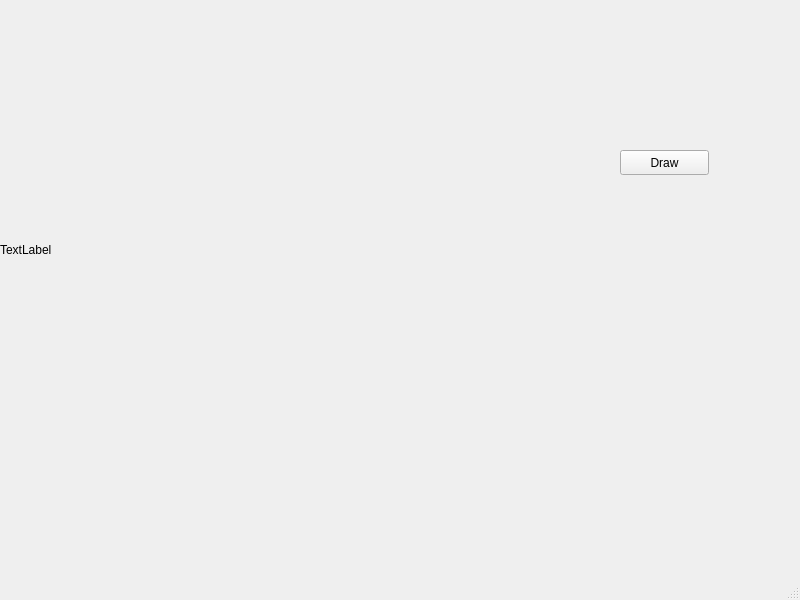
<?xml version="1.0" encoding="UTF-8"?>
<ui version="4.0">
 <class>MainWindow</class>
 <widget class="QMainWindow" name="MainWindow">
  <property name="geometry">
   <rect>
    <x>0</x>
    <y>0</y>
    <width>800</width>
    <height>600</height>
   </rect>
  </property>
  <property name="windowTitle">
   <string>MainWindow</string>
  </property>
  <widget class="QWidget" name="centralwidget">
   <widget class="QLabel" name="label">
    <property name="geometry">
     <rect>
      <x>0</x>
      <y>0</y>
      <width>500</width>
      <height>500</height>
     </rect>
    </property>
    <property name="text">
     <string>TextLabel</string>
    </property>
   </widget>
   <widget class="QPushButton" name="pushButton">
    <property name="geometry">
     <rect>
      <x>620</x>
      <y>150</y>
      <width>89</width>
      <height>25</height>
     </rect>
    </property>
    <property name="text">
     <string>Draw</string>
    </property>
   </widget>
  </widget>
  <widget class="QMenuBar" name="menubar">
   <property name="geometry">
    <rect>
     <x>0</x>
     <y>0</y>
     <width>800</width>
     <height>22</height>
    </rect>
   </property>
  </widget>
  <widget class="QStatusBar" name="statusbar"/>
 </widget>
 <resources/>
 <connections/>
</ui>
